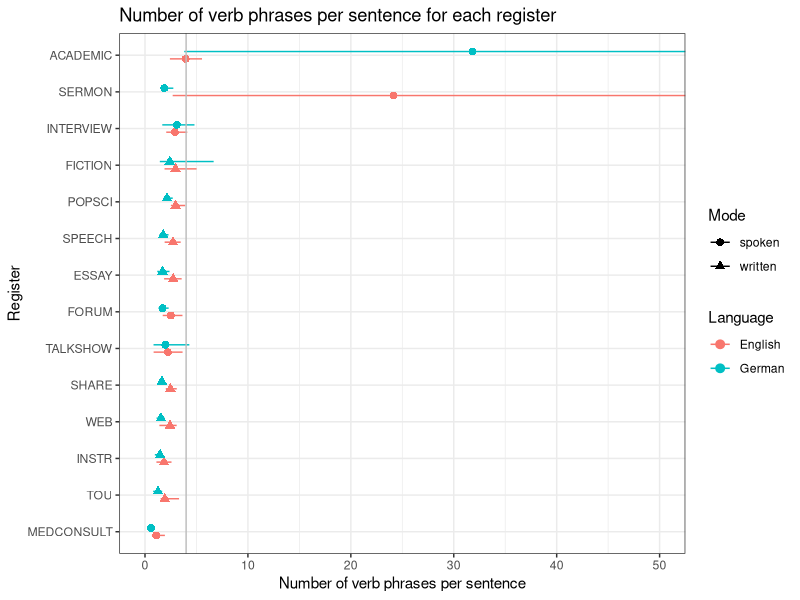
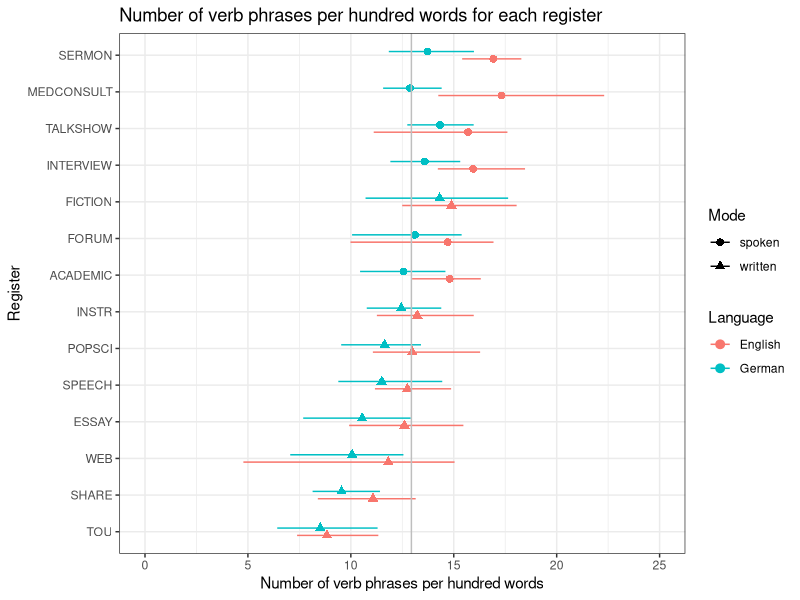
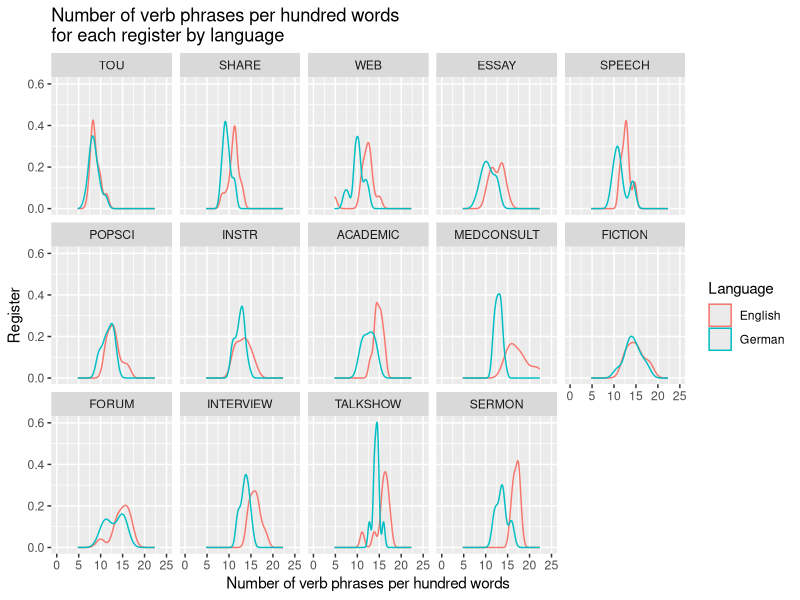
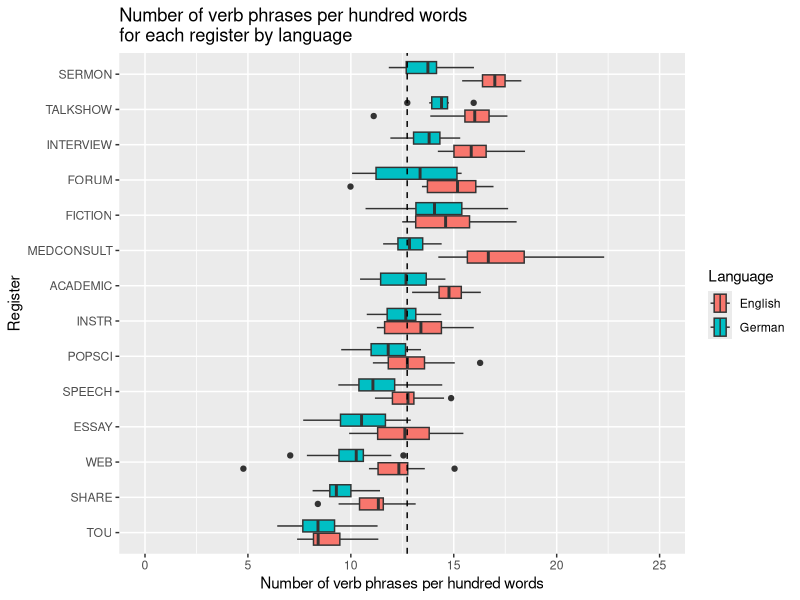
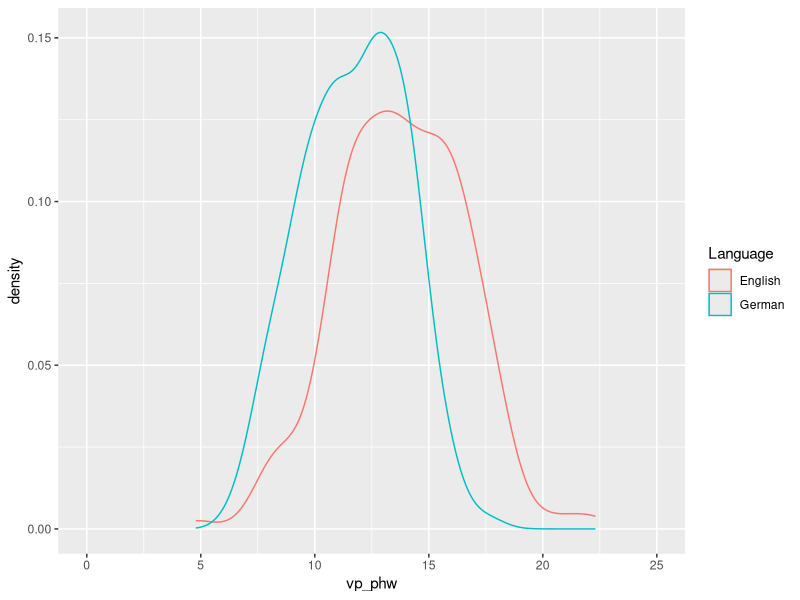
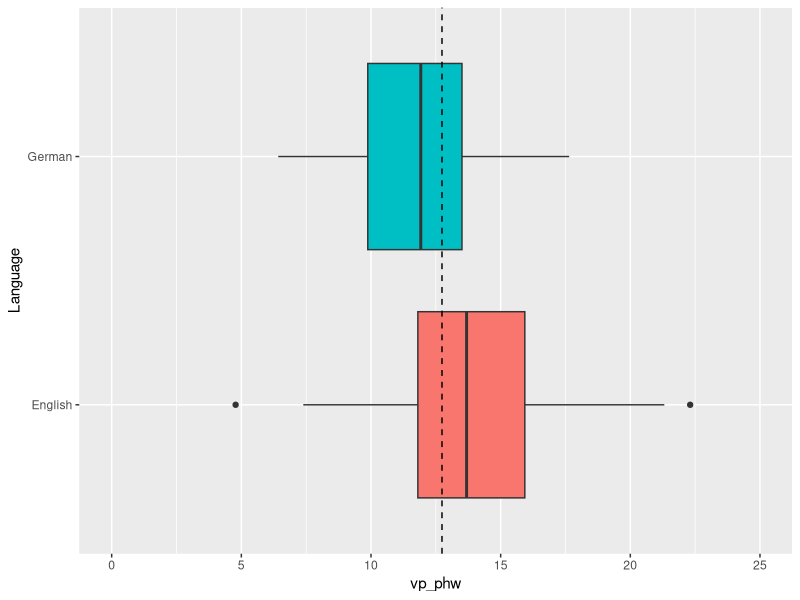
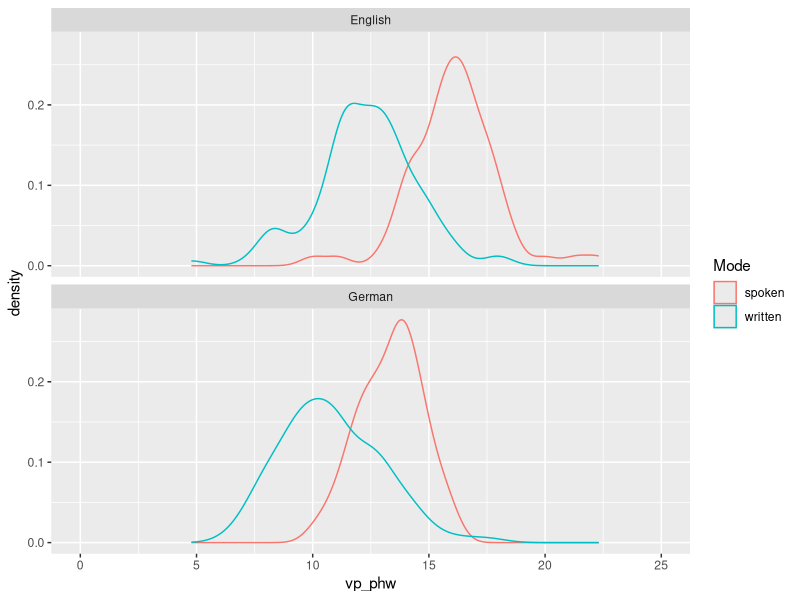
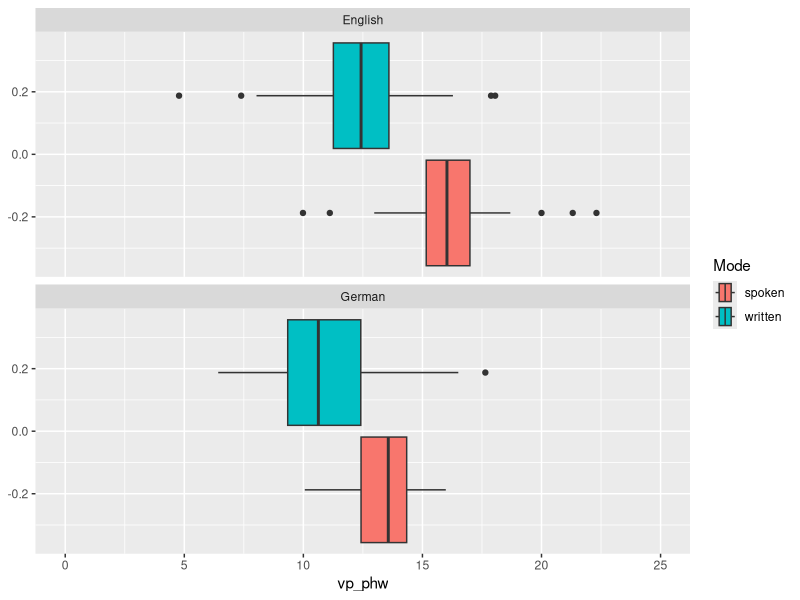

Write the R code that produced these figures, in order.
## ---- chunk 1
library(tidyverse)
library(readxl)
options(scipen = 999) # this turns off the scientific notation of very high/low numbers (e-10)
set.seed(42)
## ---- chunk 2
texts <- read_excel("Overview_texts_vp.xlsx") %>%
  mutate(Language = as.factor(Language),
         Register = as.factor(Register), 
         Mode = as.factor(Mode))

## the variable STTR needs to be z-scored (= centered and scaled)
texts$STTR_z = scale(texts$STTR)

## we need to create one data frame for English and one for German
texts_EO = subset(texts, Language == "English")
texts_GO = subset(texts, Language == "German")

registers <- read_excel("Overview_registers_vp.xlsx")
## we need to create one data frame for English and one for German
registers_EO = subset(registers, Language == "English")
registers_GO = subset(registers, Language == "German")

head(texts)
head(registers)
## ---- chunk 3
registers %>%
  mutate(Register = fct_reorder(Register, vp_ps_av)) %>%
  ggplot() + 
    geom_pointrange(mapping = aes(x = vp_ps_av, y = Register, color = Language, 
                                  xmin = vp_ps_min, xmax = vp_ps_max, shape = Mode), 
                    size = 0.5, position = position_dodge(width=0.4),) + 
    geom_vline(xintercept = mean(registers$vp_ps_av), colour = "grey") +
    labs(x = "Number of verb phrases per sentence", y = "Register", title = "Number of verb phrases per sentence for each register") +
    theme_bw() + 
    coord_cartesian(xlim = c(0,50))
## ---- chunk 4
registers %>%
  mutate(Register = fct_reorder(Register, vp_phw_av)) %>%
  ggplot() + 
    geom_pointrange(mapping = aes(x = vp_phw_av, y = Register, color = Language, 
                                  xmin = vp_phw_min, xmax = vp_phw_max, shape = Mode), 
                    size = 0.5, position = position_dodge(width=0.4)) + 
    geom_vline(xintercept = mean(registers$vp_phw_av), colour = "grey") +
    labs(x = "Number of verb phrases per hundred words", y = "Register", title = "Number of verb phrases per hundred words for each register") +
    theme_bw() + 
    coord_cartesian(xlim = c(0, 25))

## ---- chunk 5
# reorder factor levels first
texts_reorderreg = texts %>%
  mutate(Register = fct_reorder(Register, vp_phw, .fun="median"))

## both languages as density plot
ggplot(data = texts_reorderreg) +
  geom_density(mapping = aes(x = vp_phw, colour = Language)) +
  facet_wrap( ~ Register, nrow = 3) + 
  labs(x = "Number of verb phrases per hundred words", y = "Register", title = "Number of verb phrases per hundred words \nfor each register by language") + 
  coord_cartesian(xlim = c(0, 25))

## both languages as boxplot
ggplot(data = texts_reorderreg) +
  geom_boxplot(mapping = aes(x = vp_phw, y = Register, fill = Language)) + 
  geom_vline(xintercept = mean(texts$vp_phw), linetype = 2) + 
  labs(x = "Number of verb phrases per hundred words", y = "Register", title = "Number of verb phrases per hundred words \nfor each register by language") + 
  coord_cartesian(xlim = c(0, 25))
## ---- chunk 6
## as a density plot
ggplot(data = texts) +
  geom_density(mapping = aes(x = vp_phw, colour = Language)) + 
  coord_cartesian(xlim = c(0, 25))

## as a box plot
ggplot(data = texts) + 
  geom_boxplot(mapping = aes(x = vp_phw, y = Language, fill = Language), show.legend = FALSE) +
  geom_vline(xintercept = mean(texts$vp_phw), linetype = 2) + 
  coord_cartesian(xlim = c(0, 25))
## ---- chunk 7
## density plot
ggplot(data = texts) +
  geom_density(mapping = aes(x = vp_phw, colour = Mode)) + 
  facet_wrap( ~ Language, ncol = 1) + 
  coord_cartesian(xlim = c(0, 25))

## box plot
ggplot(data = texts) +
  geom_boxplot(mapping = aes(x = vp_phw, fill = Mode)) + 
  coord_cartesian(xlim = c(0, 25)) + 
  facet_wrap( ~ Language, nrow = 2)
## ---- chunk 8
ggplot(data = registers, aes(x = vp_phw_av, y = STTR_av)) +
  geom_point(aes(colour = Language, fill = Language)) +
  geom_smooth(method=lm , color="grey", se=FALSE, linetype = 2) +
  geom_text(aes(x = vp_phw_av, y = STTR_av, label = Register, colour = Language), 
            size = 3, vjust = 1.5) + 
  labs(y = "Standardised Type-Token Ratio", x = "Average frequency of verb phrases per hundred words", title = "Standardised type-token ratio \nand frequency of verb phrases per register") + 
  coord_cartesian(xlim = c(0, 25))

## ---- chunk 9
ggplot(data = texts, aes(x = vp_phw, y = STTR)) +
  geom_point(aes(colour = Language, fill = Language)) +
  geom_smooth(method=lm , color="grey", se=FALSE, linetype = 2) +
  labs(y = "Standardised Type-Token Ratio", x = "Frequency of verb phrases per hundred words", title = "Standardised type-token ratio \nand frequency of verb phrases phw for each text") + 
  coord_cartesian(xlim = c(0, 25))

## ---- chunk 10
## both languages 
ggplot(data = texts, aes(y = NR_vp, x = NR_tokens)) +
  geom_point(aes(colour = Language, fill = Language)) +
  geom_smooth(method=lm , color="grey", se=FALSE, linetype = 2) +
  labs(x = "Text length in number of tokens", y = "Count of verb phrases", 
       title = "Text length and frequency of verb phrases per text")+ 
  facet_wrap( ~ Language, nrow = 1)
## ---- chunk 11
texts_cropped = subset(texts, NR_tokens < 5000)

## both languages
ggplot(data = texts_cropped, aes(x = NR_tokens, y = NR_vp)) +
  geom_point(aes(colour = Language, fill = Language), show.legend = FALSE) +
  geom_smooth(color="grey", se=FALSE, linetype = 2) +
  labs(x = "Text length in number of tokens", y = "Count of verb phrases", 
       title = "Text length and frequency of verb phrases per text (without outliers)")+ 
  facet_wrap( ~ Language, nrow = 1)
## ---- chunk 12
texts_cropped = subset(texts, NR_tokens < 5000) %>%
  mutate(NR_tokens_log = log(NR_tokens))

## both languages
ggplot(data = texts_cropped, aes(x = NR_tokens_log, y = NR_vp)) +
  geom_point(aes(colour = Language, fill = Language), show.legend = FALSE) +
  geom_smooth(color="grey", se=FALSE, linetype = 2) + # method=lm
  labs(x = "Text length in log number of tokens", y = "Count of verb phrases", 
       title = "Log text length and frequency of verb phrases per text (without outliers)")+ 
  facet_wrap( ~ Language, nrow = 1) + 
  coord_cartesian(xlim = c(0, 9))
## ---- chunk 13
texts = texts %>%
  mutate(NR_tokens_log = log(NR_tokens))

## both languages
ggplot(data = texts, aes(x = NR_tokens_log, y = NR_vp)) +
  geom_point(aes(colour = Language, fill = Language), show.legend = FALSE) +
  geom_smooth(method = "gam", color="grey", se=FALSE, linetype = 2) + # method=lm
  labs(x = "Text length in log number of tokens", y = "Count of verb phrases", 
       title = "Log text length and frequency of verb phrases per text")+ 
  facet_wrap( ~ Language, nrow = 1) + 
  coord_cartesian(xlim = c(0, 9))
## ---- chunk 14
freq_vp_f = texts %>%
  group_by(Language) %>%
  summarise(sum = sum(NR_vp_f))
freq_vp_f$finiteness = c("finite")

freq_vp_nf = texts %>%
  group_by(Language) %>%
  summarise(sum = sum(NR_vp_nf))
freq_vp_nf$finiteness = c("non-finite")

freq_vps = bind_rows(freq_vp_f, freq_vp_nf)

total_vps_EO = sum(subset(texts, Language == "English")$NR_vp)
total_vps_GO = sum(subset(texts, Language == "German")$NR_vp)

freq_vps_EO = subset(freq_vps, Language == "English")
freq_vps_GO = subset(freq_vps, Language == "German")

freq_vps_EO$total_vps <- sum(subset(texts, Language == "English")$NR_vp)
freq_vps_EO$total_tokens <- sum(subset(texts, Language == "English")$NR_tokens)
freq_vps_GO$total_vps <- sum(subset(texts, Language == "German")$NR_vp)
freq_vps_GO$total_tokens <- sum(subset(texts, Language == "German")$NR_tokens)

freq_vps = bind_rows(freq_vps_EO, freq_vps_GO)

freq_vps <- freq_vps %>%
  mutate(percentage = sum/total_vps) %>%
  mutate(phw = (sum/total_tokens)*100)
freq_vps

## ---- chunk 15
## bar chart dodged
ggplot(data = freq_vps) + 
  geom_col(mapping = aes(x = Language, y = sum, colour = finiteness, fill = finiteness), position = "dodge") +
  labs(title = "Absolute number of finite and non-finite verb phrases in English and German", x = "Language", y = "Absolute number")

## ---- chunk 16
## bar chart dodged
ggplot(data = freq_vps) + 
  geom_col(mapping = aes(x = Language, y = 100*percentage, colour = finiteness, fill = finiteness), position = "dodge") +
  labs(title = "Percentage of finite and non-finite verb phrases in English and German", x = "Language", y = "Percentage of all verb phrases")

## ---- chunk 17
## bar chart dodged
ggplot(data = freq_vps) + 
  geom_col(mapping = aes(x = Language, y = phw, colour = finiteness, fill = finiteness), position = "dodge") +
  labs(title = "Frequency phw of finite and non-finite verb phrases in English and German", x = "Language", y = "Frequency per hundred words")

